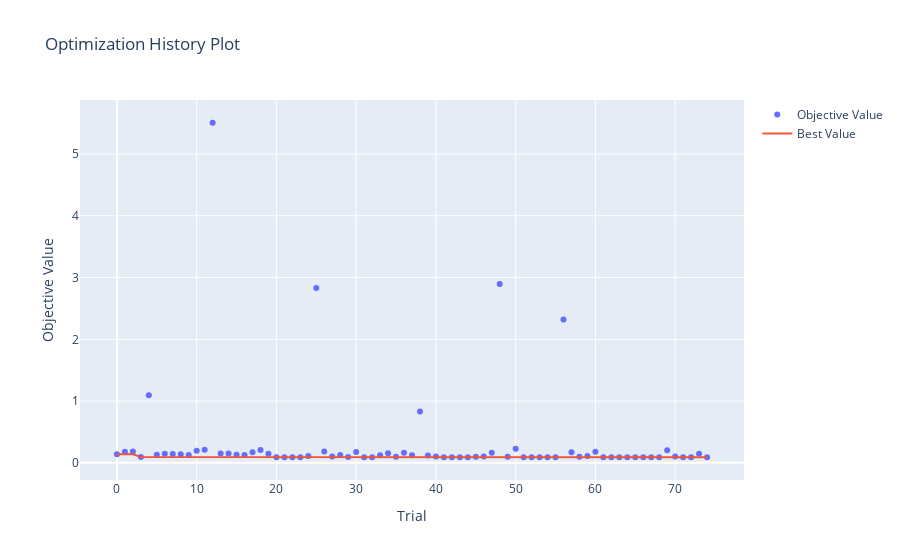

The code cell stored with this chart in its notebook:
### Code cell
import matplotlib.pyplot as plt
optuna.visualization.plot_optimization_history(study)
